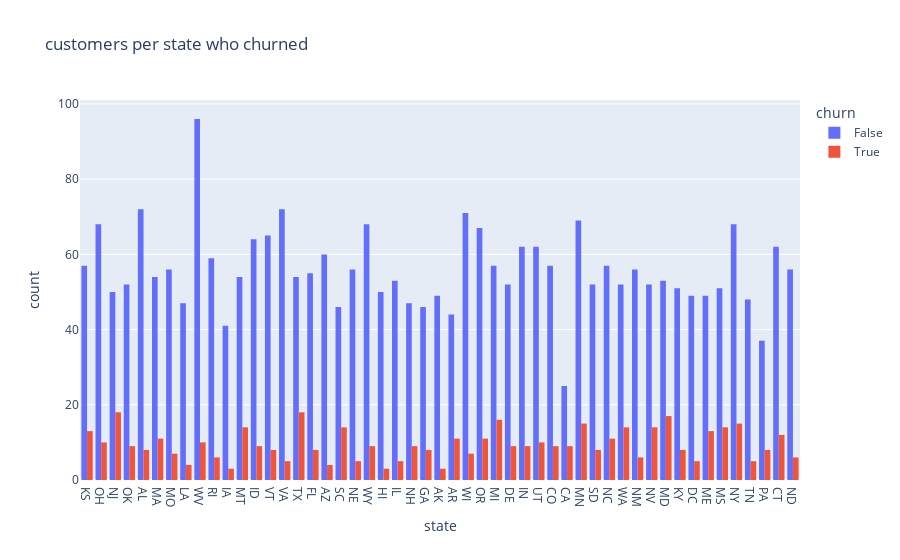

The notebook cell this image was saved under:
### Markdown cell above
we have discovered that that the top 5 states with the most customers are WV,MN,NY,AL,WI

### Code cell
# to see the number of customers who churned from each state
fig=px.histogram(df,x='state',color='churn',barmode='group',title='customers per state who churned')
fig.show()

### Figure 1 — Plotly figure (JSON) as saved in the notebook; plotly's stock layout.template omitted (floating-point values rounded to 4 significant figures; data arrays with more than 128 entries replaced by an {"elided": "..."} marker saying what was removed)
{"data": [{"alignmentgroup": "True", "bingroup": "x", "hovertemplate": "churn=False<br>state=%{x}<br>count=%{y}<extra></extra>", "legendgroup": "False", "marker": {"color": "#636efa", "pattern": {"shape": ""}}, "name": "False", "offsetgroup": "False", "orientation": "v", "showlegend": true, "type": "histogram", "x": {"elided": "2850 str values"}, "xaxis": "x", "yaxis": "y"}, {"alignmentgroup": "True", "bingroup": "x", "hovertemplate": "churn=True<br>state=%{x}<br>count=%{y}<extra></extra>", "legendgroup": "True", "marker": {"color": "#EF553B", "pattern": {"shape": ""}}, "name": "True", "offsetgroup": "True", "orientation": "v", "showlegend": true, "type": "histogram", "x": {"elided": "483 str values"}, "xaxis": "x", "yaxis": "y"}], "layout": {"barmode": "group", "legend": {"title": {"text": "churn"}, "tracegroupgap": 0}, "title": {"text": "customers per state who churned"}, "xaxis": {"anchor": "y", "domain": [0, 1], "title": {"text": "state"}}, "yaxis": {"anchor": "x", "domain": [0, 1], "title": {"text": "count"}}}}
